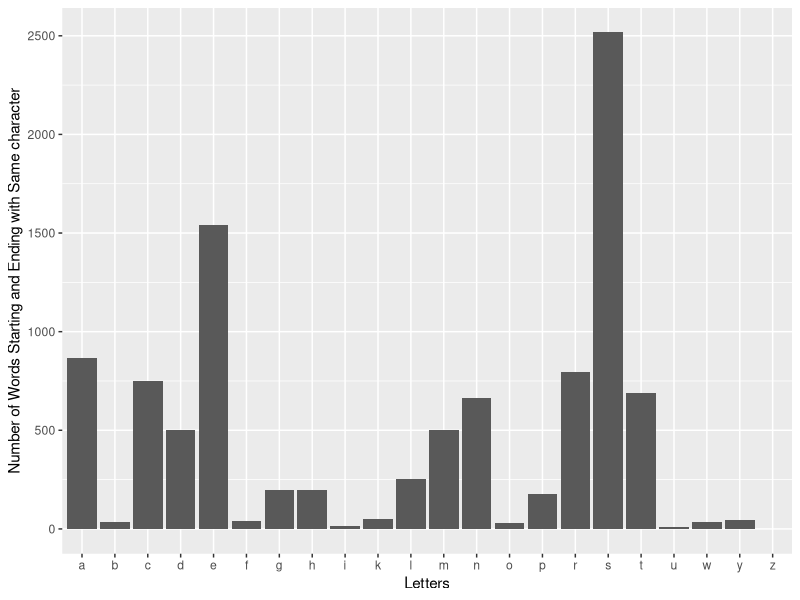

Recreate this plot in R.
library(tidyverse)

sc <- read.delim("tsvdata/StartandEndwithSameCharacter.tsv")
p <- ggplot(sc,aes(x=w2,y=Freq))+
	geom_bar(stat = "identity")+
	xlab("Letters") + 
	ylab("Number of Words Starting and Ending with Same character") 
ggsave(plot = p, filename = "figures/StartandEndwithSameCharacter.png")
